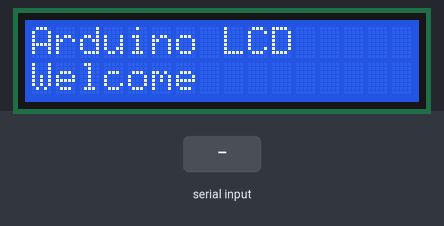
The sketch below on a simulated Arduino Uno, built with avr-gcc and run on an emulated ATmega328P. On the bench: 16×2 character LCD. The inputs (shaded band) are chosen by the test bench.

Above: at 4.1 s.
At 8.3 s:
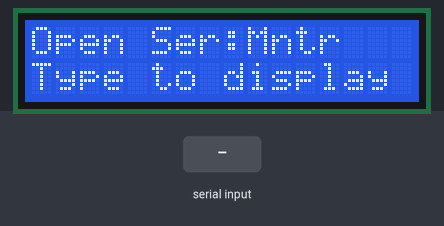
8.4 s: "30,150\n" received over Serial
At 10.5 s:
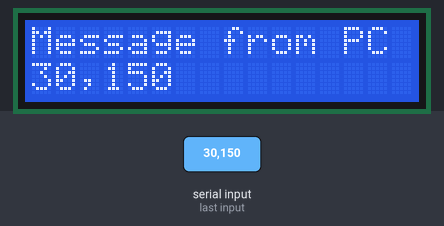
11.0 s: "90,45\n" received over Serial
At 11.24 s:
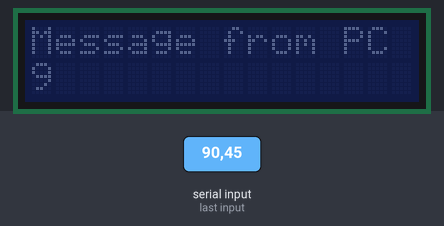
Timing chart, 0 to 14.0 s (numbered marks = the images above; inputs shaded):
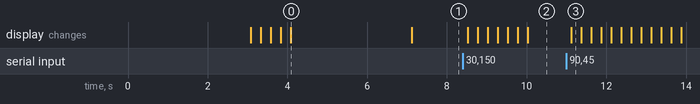

Measured:
- after the input at 8.4 s, the display: first changes after 0.12 s (image 2 shows a later state)
- after the input at 11.0 s, the display: changes after 0.12 s (image 3)
- what the display in image 0 shows lasts 3.0 s, from 4.1 s to 7.1 s

The sketch:

AR17_LCD.ino
```cpp
/*
 예제 3.2
 I2C를 이용한 LCD 출력
*/

// I2C 통신 라이브러리 설정
#include <Wire.h>
// I2C LCD 라리브러리 설정
#include <LiquidCrystal_I2C.h>

// LCD I2C address 설정 PCF8574:0x27, PCF8574A:0x3F
LiquidCrystal_I2C lcd(0x27,16,2);  // LCD address:0x27, 16X2 LCD, 0x3F
int blinkNumber = 0;
void setup()
{
  // 9600 bps로 시리얼 통신 설정
  Serial.begin(9600);
  lcd.init(); // LCD 설정
  lcd.clear();      // LCD를 모두 지운다.
  lcd.backlight();  // 백라이트를 켠다.
  // Arduino LCD, Welcome 표시
  lcd.setCursor(0,0);
  lcd.print("Arduino LCD");
  delay(3000);
  lcd.setCursor(0,1);
  lcd.print("Welcome");
  delay(250);

  // LCD 백라이트를 두 번 점멸
  lcd.noBacklight();
  delay(250);
  lcd.backlight();
  delay(250);
  lcd.noBacklight();
  delay(250);
  lcd.backlight();
  delay(3000);

  // Open Serial Monitor, Type to display 표시
  lcd.clear();
  lcd.setCursor(0,0);
  lcd.print("Open Ser:Mntr");
  lcd.setCursor(0,1);
  lcd.print("Type to display");
}

void loop()
{
  // 시리얼 통신 수신 값이 있을 때
  if (Serial.available()) {
    char va1=Serial.read();
    if (isDigit(va1)){
      blinkNumber = (va1 - '0');
    }
    delay(100);
    // 모두 삭제
    lcd.clear();
     // 커서를 좌측 상단으로
    lcd.setCursor(0,0);
    // "Message from PC" 출력
    lcd.print("Message from PC");
    // 커서를 두 번째 줄로
    lcd.setCursor(0,1);
    lcd.print(blinkNumber);
    for(char i=0;i < blinkNumber;i++) {
      lcd.noBacklight();
      delay(250);
      lcd.backlight();
      delay(250);
    }


    // LCD에 PC에서 전송된 데이터를 출력
    while (Serial.available() > 0) {
      lcd.write(Serial.read());
    }
  }
}
```
